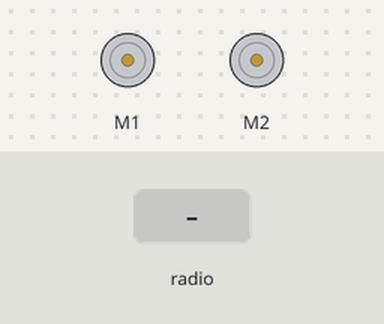
The program below on a simulated BBC micro:bit (MakeCode). Parts: 2 × DC motor (green arrow = forward, orange = backward, longer = faster). The inputs (shaded band) are chosen by the test bench.

Above: at 1.2 s.
1.3 s: radio message "double=100" arrives
At 1.7 s:
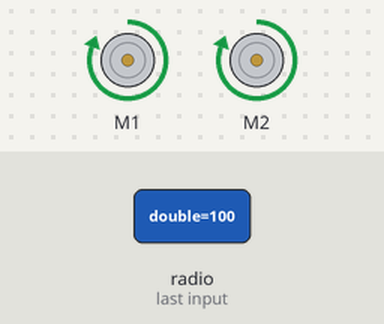
2.8 s: radio message "right=100" arrives
At 4.0 s:
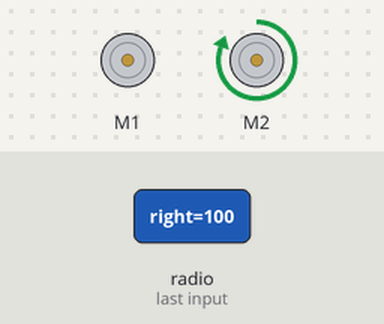
4.3 s: radio message "left=100" arrives
At 5.2 s:
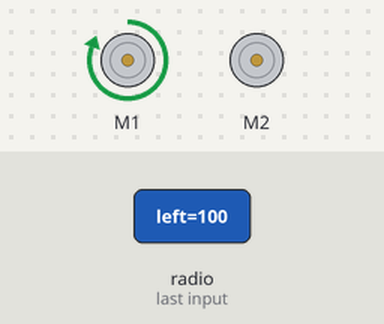
5.8 s: radio message "0" arrives
At 6.4 s:
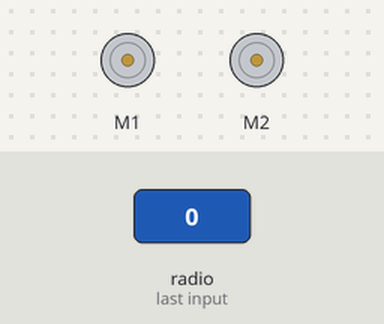
Timing chart, 0 to 8.3 s (numbered marks = the images above; inputs shaded):
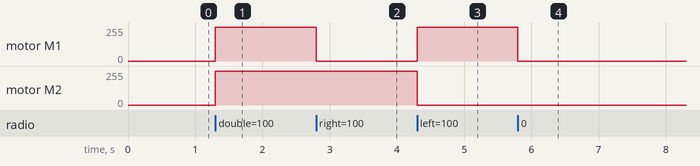

Measured:
- after the input at 1.3 s, motor M1, motor M2: stopped → forward 255/255 at once
- after the input at 2.8 s, motor M1: forward 255/255 → stopped at once
- after the input at 4.3 s, motor M1: stopped → forward 255/255 at once; motor M2: forward 255/255 → stopped at once
- after the input at 5.8 s, motor M1: forward 255/255 → stopped at once

The program:

main.ts
```typescript
radio.onReceivedNumber(function (receivedNumber) {
    if (receivedNumber == 0) {
        cuteBot.stopcar()
    }
})
radio.onReceivedValue(function (name, value) {
    if (name == "double") {
        cuteBot.motors(value, value)
    } else if (name == "right") {
        cuteBot.motors(0, value)
    } else if (name == "left") {
        cuteBot.motors(value, 0)
    } else {

    }
})
radio.setGroup(7)
cuteBot.stopcar()
basic.forever(function () {

})
```

test.ts
```typescript
// テストはここに来ます。このパッケージが拡張機能として使用されるときにはコンパイルされません。
```
